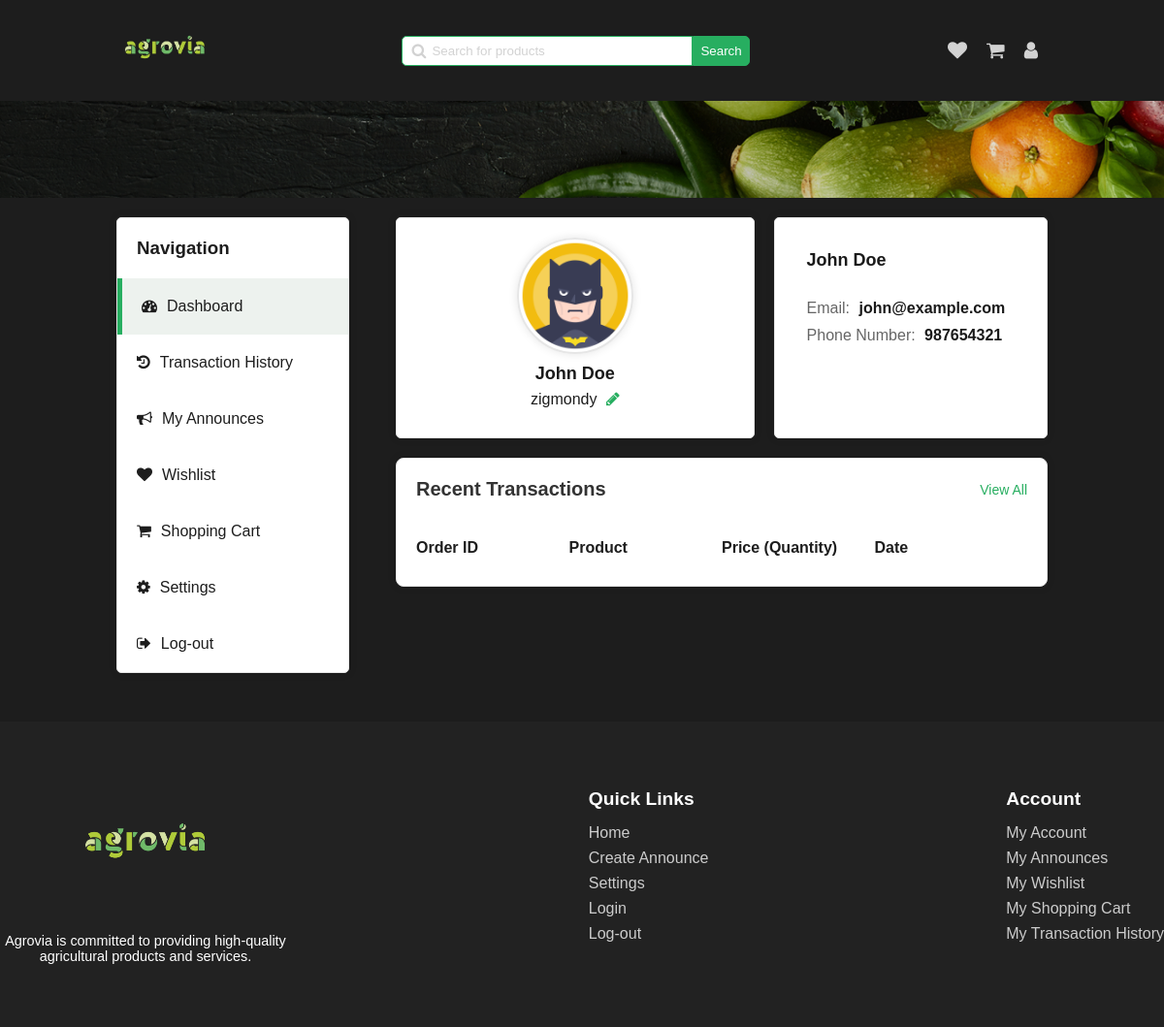
/pages/dashboard.php (signed in), run on an earlier commit of the app's database.
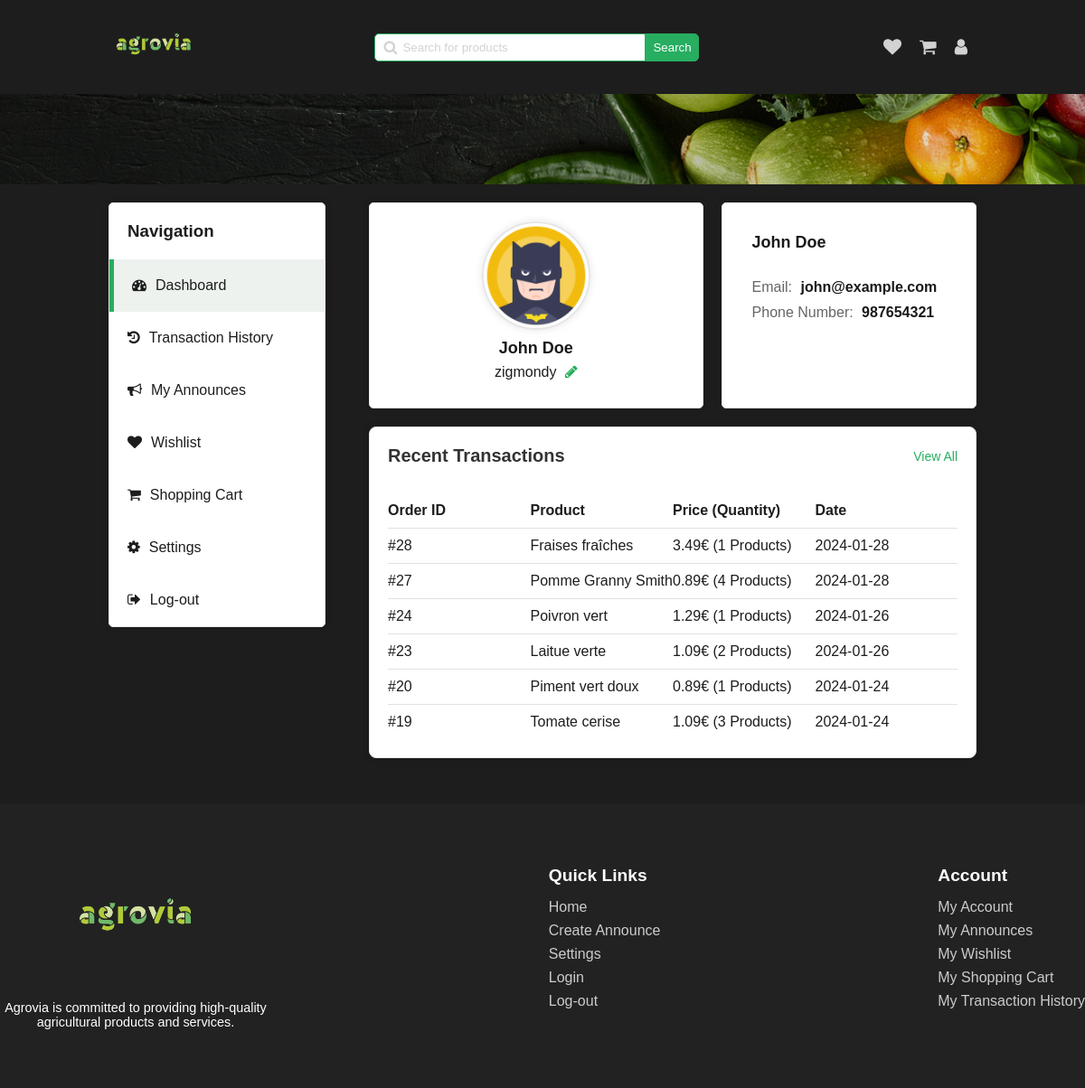
And on a later commit of the database.
### tables this page shows
CREATE TABLE User (
  id INTEGER PRIMARY KEY,
  firstname TEXT,
  lastname TEXT,
  email TEXT,
  username TEXT,
  icon TEXT,
  phone_number TEXT,
  password TEXT,
  is_admin INTEGER
);

CREATE TABLE UserTransaction (
  id INTEGER PRIMARY KEY,
  user_id INTEGER,
  product_name TEXT,
  quantity INTEGER,
  price FLOAT,
  date TIMESTAMP DEFAULT CURRENT_TIMESTAMP,
  FOREIGN KEY (user_id) REFERENCES User(id)
);

### php/user.php (called while the page is built, shortened)
<?php
require '../php/pdo.php';
function get_user_by_id($id_user)
{
    global $pdo;
    try {
        $query = "SELECT * FROM User WHERE id = :id_user";
        $stmt = $pdo->prepare($query);
        $stmt->bindParam(':id_user', $id_user);
        $stmt->execute();
        $user = $stmt->fetch(PDO::FETCH_ASSOC);
        return $user;
    } catch (PDOException $e) {
        echo $e->getMessage();
    }
}

### php/transaction.php (called while the page is built, shortened)
<?php
require '../php/pdo.php';
function get_latest_transaction($user_id, $limit)
{
    global $pdo;
    $query = "SELECT * FROM UserTransaction
              WHERE user_id = ?
              ORDER BY id DESC LIMIT ?
             ";
    $stmt = $pdo->prepare($query);
    $stmt->bindParam(1, $user_id);
    $stmt->bindParam(2, $limit);
    $stmt->execute();
    return $stmt->fetchAll();
}

### pages/dashboard.php (the view, shortened to what this page needs)
<!DOCTYPE html>
<html lang="en">
<head>
    <link rel="stylesheet" href="../styles/dashboard.css" onload="load_theme()">
    <link rel="stylesheet" href="../styles/main-header.css">
    <link rel="stylesheet" href="../styles/footer.css">
    <link rel="stylesheet" href="https://cdnjs.cloudflare.com/ajax/libs/font-awesome/4.7.0/css/font-awesome.min.css">
</head>
<body>
    <header>
        <a href="../pages/home.php"><img id="logo" src="../assets/logo/agrovia-green.png" alt="logo"></a>
        <div class="search-bar">
            <span>
                <i class="fa fa-search"></i>
                <input type="text" name="search" id="search" placeholder="Search for products"
                    onkeydown="if(event.keyCode === 13) search()">
            </span>
            <button onclick="search()">Search</button>
        </div>
        <div class="user">
            <a href="../pages/wishlist.php">
                <i class="fa fa-heart"></i>
            </a>
            <a href="../pages/shopping-cart.php">
                <i class="fa fa-shopping-cart"></i>
            </a>
            <a href="../pages/dashboard.php">
                <i class="fa fa-user"></i>
            </a>
        </div>
    </header>
    <div class="separator-background"></div>
    <?php
    require "../php/user.php";
    require "../php/transaction.php";
    $user = get_user_by_id($_SESSION['user_id']);
    $latest_transaction = get_latest_transaction($_SESSION['user_id'], 6);
    ?>
    <div class="main-container">
        <section class="navigation">
            <h3>Navigation</h3>
            <a href="../pages/dashboard.php" class="active">
                <i class="fa fa-tachometer" aria-hidden="true"></i>
                <span>Dashboard</span>
            </a>
            <a href="../pages/transaction-history.php">
                <i class="fa fa-history"></i>
                <span>Transaction History</span>
            </a>
            <a href="../pages/my-announces.php">
                <i class="fa fa-bullhorn"></i>
                <span>My Announces</span>
            </a>
            <a href="../pages/wishlist.php">
                <i class="fa fa-heart"></i>
                <span>Wishlist</span>
            </a>
            <a href="../pages/shopping-cart.php">
                <i class="fa fa-shopping-cart"></i>
                <span>Shopping Cart</span>
            </a>
            <a href="../pages/settings.php">
                <i class="fa fa-gear"></i>
                <span>Settings</span>
            </a>
            <a href="../php/log-out.php">
                <i class="fa fa-sign-out"></i>
                Log-out
            </a>
        </section>
        <section class="tab-content profile-section">
            <div class="profile-container">
                <div class="profile-image">
                    <img src="<?php echo $user["icon"]; ?>" alt="profile-image">
                    <div class="info">
                        <div class="name">
                            <span class="profile-name"><?php echo $user["firstname"]; ?></span>
                            <span class="profile-name"><?php echo $user["lastname"]; ?></span>
                        </div>
                        <span class="info-value"><?php echo $user["username"]; ?></span>
                        <a href="../pages/settings.php" class="edit-profile-link">
                            <i class="fa fa-pencil" aria-hidden="true"></i>
                        </a>
                    </div>
                </div>
                <div class="profile-details">
                    <div class="info">
                        <span class="info-names">
                            <?php echo $user["firstname"]; ?>
                            <?php echo $user["lastname"]; ?>
                        </span>
                    </div>
                    <div class="content">
                        <div class="info">
                            <span class="info-label">Email:</span>
                            <span class="info-value">
                                <a href="mailto: <?php echo $user['email']; ?>">
                                    <?php echo $user['email']; ?>
                                </a>
                            </span>
                        </div>
                        <div class="info">
                            <span class="info-label">Phone Number:</span>
                            <span class="info-value">
                                <a href="tel:+<?php echo $user["phone_number"]; ?>">
                                    <?php echo $user["phone_number"]; ?>
                                </a>
                            </span>
                        </div>
                    </div>
                </div>
            </div>
            <div class="transaction-overview">
                <div class="transaction-header">
                    <h3>Recent Transactions</h3>
                    <a href="../pages/transaction-history.php">View All</a>
                </div>
                <div class="transaction">
                    <div class="transaction-item header">
                        <span class="column">Order ID</span>
                        <span class="column">Product</span>
                        <span class="column">Price (Quantity)</span>
                        <span class="column">Date</span>
                    </div>
                    <?php foreach ($latest_transaction as $transaction): ?>
                        <div class="transaction-item">
                            <span class="column">#<?= $transaction["id"] ?></span>
                            <span class="column"><?= $transaction["product_name"] ?></span>
                            <span class="column"><?= $transaction["price"] ?>€
                                (<?= $transaction["quantity"] ?> Products)</span>
                            <span class="column"><?= date("Y-m-d", strtotime($transaction["date"])) ?></span>
                        </div>
                    <?php endforeach; ?>
                </div>
            </div>
        </section>
    </div>
    <div class="footer">
        <div class="footer-content">
            <div class="footer-logo">
                <a href="../pages/home.php"><img src="../assets/logo/agrovia-green.png" alt="Agrovia logo"></a>
                <p>Agrovia is committed to providing high-quality agricultural products and services.</p>
            </div>
            <div class="footer-section">
                <h3>Quick Links</h3>
                <a href="../pages/home.php">Home</a>
                <a href="../pages/create-announce.php">Create Announce</a>
                <a href="../pages/settings.php">Settings</a>
                <a href="../pages/login.php">Login</a>
                <a href="../php/log-out.php">Log-out</a>
            </div>
            <div class="footer-section">
                <h3>Account</h3>
                <a href="../pages/dashboard.php">My Account</a>
                <a href="../pages/my-announces.php">My Announces</a>
                <a href="../pages/wishlist.php">My Wishlist</a>
                <a href="../pages/shopping-cart.php">My Shopping Cart</a>
                <a href="../pages/transaction-history.php">My Transaction History</a>
            </div>
        </div>
    </div>
</body>
</html>

### styles/dashboard.css (style rules this page uses)
.main-container { margin-top: 120px; display: flex; justify-content: space-between; color: var(--dark); }
.main-container .navigation { display: flex; justify-content: flex-start; flex-direction: column; background-color: var(--white); width: 25%; border-radius: 5px; height: max-content; box-shadow: 0 0 10px rgba(0, 0, 0, 0.1); border: 1px solid var(--light-stroke); }
.main-container .navigation h3 { padding: 20px; margin: 0; color: var(--dark); }
.main-container .navigation a { padding: 20px; display: flex; justify-content: flex-start; text-decoration: none; color: var(--dark); }
.main-container .navigation a.active { background-color: var(--light-hover-green); border-left: 5px solid var(--secondary); }
.main-container .navigation a i { margin-right: 10px; }
.profile-section { width: 70%; border-radius: 5px; }
.profile-container { display: flex; margin: 0 auto; }
.profile-image { width: 55%; padding: 20px; border-radius: 5px; background-color: var(--white); display: flex; align-items: center; flex-direction: column; justify-content: center; box-shadow: 0 0 10px rgba(0, 0, 0, 0.1); border: 1px solid var(--light-stroke); }
.profile-image img { width: 120px; height: 120px; border-radius: 50%; object-fit: cover; box-shadow: 0 0 10px rgba(0, 0, 0, 0.1); border: 2px solid var(--light-stroke); }
.info > .name { font-size: 18px; font-weight: bold; margin-bottom: 7px; }
.info .name .profile-name { color: #1a1a1a; }
.profile-image > .info { margin-top: 10px; text-align: center; }
.profile-details { flex: 1; padding: 33px; background-color: var(--white); border-radius: 5px; margin-left: 20px; display: flex; flex-direction: column; width: 100%; box-shadow: 0 0 10px rgba(0, 0, 0, 0.1); border: 1px solid var(--light-stroke); }
.profile-details .content { margin-top: 20px; position: relative; height: 100%; }
.info { margin-bottom: 10px; }
.info-label { color: #666; margin-right: 5px; }
.profile-details .content .info-value { font-weight: bold; color: #1a1a1a; }
.profile-details .content .info-value a { text-decoration: none; color: #1a1a1a; }
.profile-details .info .info-names { font-size: 18px; font-weight: 700; color: #1a1a1a; }
.edit-profile-link { color: var(--secondary); text-decoration: none; margin-left: 5px; }
.transaction-overview { margin-top: 20px; padding: 20px; background-color: var(--white); border-radius: 8px; box-shadow: 0 0 10px rgba(0, 0, 0, 0.1); border: 1px solid var(--light-stroke); }
.transaction-header { display: flex; justify-content: space-between; align-items: center; margin-bottom: 30px; }
.transaction-header h3 { font-size: 20px; color: #333; margin: 0; }
.transaction-header a { font-size: 14px; color: var(--secondary); text-decoration: none; transition: color 0.3s ease; }
.transaction-item { display: flex; justify-content: space-between; align-items: center; padding: 10px 0; border-bottom: 1px solid #dee2e6; }
.transaction-item:last-child { border-bottom: none; }
.transaction-item.header { font-weight: bold; }
.column { flex: 1; text-align: left; }

### styles/main-header.css (style rules this page uses)
header { display: flex; justify-content: space-between; align-items: center; }
header a img { width: 100px; }
header .search-bar { display: flex; align-items: center; }
header .search-bar span { display: flex; align-items: center; position: relative; }
header .search-bar span i { position: absolute; left: 10px; color: var(--text); }
header .search-bar span input { padding: 7px; border: 1px solid var(--secondary); border-radius: 5px 0 0 5px; padding-left: 30px; min-width: 300px; }
header .search-bar span input::placeholder { color: var(--text); position: absolute; left: 30px; }
header .search-bar button { padding: 7px; border-radius: 0 5px 5px 0; background-color: var(--secondary); color: var(--white); border: 1px solid var(--secondary); cursor: pointer; }
header .user { display: flex; align-items: center; }
header .user a { text-decoration: none; padding: 10px; }
header .user a i { font-size: 20px; color: var(--text); }
.separator-background { background-image: url("../assets/backgrounds/separator-background.png"); background-size: cover; background-position: center; background-repeat: no-repeat; width: 100%; height: 100px; position: absolute; left: 0; }

What changed in the data, as far as the page shows it:
added usertransaction: id "28", product_name "Fraises fraîches", price "3.49", quantity "1", date "2024-01-28"
added usertransaction: id "27", product_name "Pomme Granny Smith", price "0.89", quantity "4", date "2024-01-28"
added usertransaction: id "24", product_name "Poivron vert", price "1.29", quantity "1", date "2024-01-26"
added usertransaction: id "23", product_name "Laitue verte", price "1.09", quantity "2", date "2024-01-26"
added usertransaction: id "20", product_name "Piment vert doux", price "0.89", quantity "1", date "2024-01-24"
added usertransaction: id "19", product_name "Tomate cerise", price "1.09", quantity "3", date "2024-01-24"
